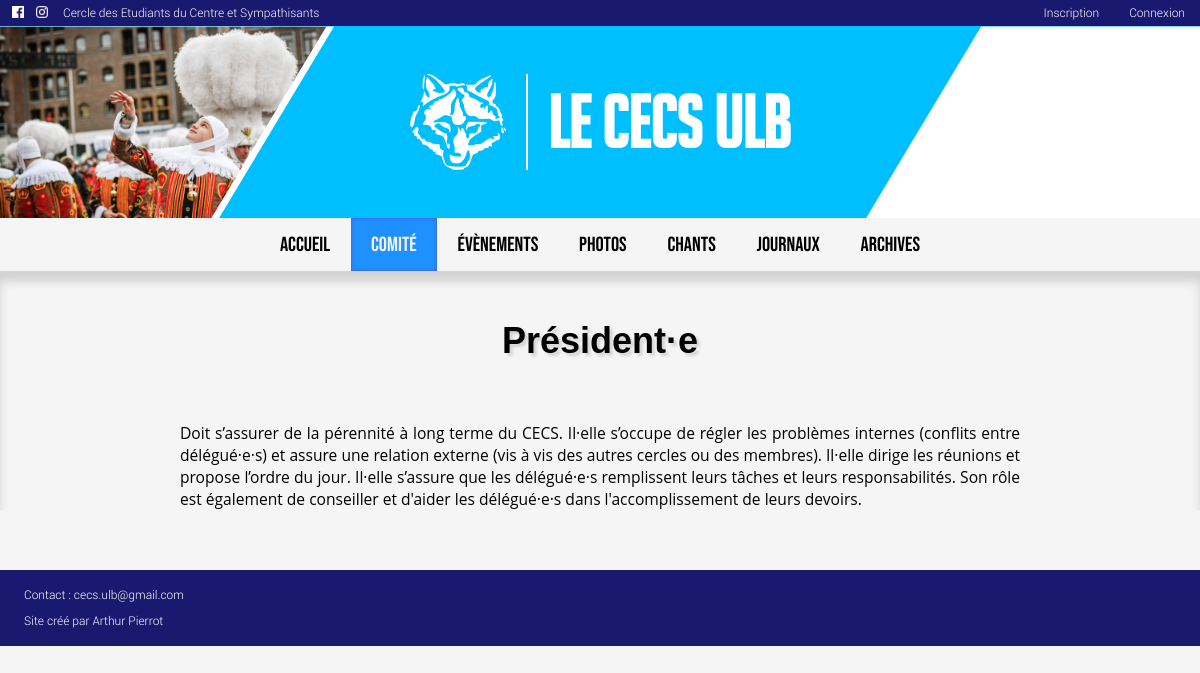
The app's page /post/19 with its own data.
### main/models.py (models this page shows, shortened)
class Post(models.Model):
	name = models.CharField(max_length=30, unique=True)
	order = models.IntegerField(default=0)
	description = models.TextField(blank=True)

### main/views.py (the view)
# urls.py: path('post/<int:pk>', views.PostView.as_view(), name='post'),
class PostView(generic.DetailView):
	model = Post
	template_name = 'main/post.html'
	def get_queryset(self):
		return Post.objects.all()

### main/templates/main/post.html (shortened to what this page needs)
{% extends "main/comite.html" %}
{% load static %}
{% block navbar %}{{ block.super }}{% endblock %}
{% block content %}
    <div class="post">
        {% if post %}
            <h2>{{ post.name }}</h2>
            <p>{{ post.description|linebreaks }}</p>
        {% endif %}
    </div>
{% endblock %}

### main/static/main/style.css (style rules this page uses)
:root { --title-text-color: white; --title-bg-color: deepskyblue; --header-text-color: white; --header-bg-color: midnightblue; --last-event-text-color: dodgerblue; --last-event-bg-color: whitesmoke; --last-event-shadow-color: lightgrey; --incoming-event-text-color: whitesmoke; --incoming-event-bg-color: dodgerblue; --incoming-event-shadow-color: royalblue; --comite-text-color: dodgerblue; --comite-bg-color: whitesmoke; --comite-shadow-color: lightgrey; --comite-bureau-text-color: whitesmoke; --comite-bureau-bg-color: dodgerblue; --comite-bureau-shadow-color: royalblue; --album-text-color: dodgerblue; --album-bg-color: whitesmoke; --album-shadow-color: lightgrey; }
body { margin: 0; padding: 0; background-color: whitesmoke; text-align: center; }
h2 { margin: 0; position: relative; padding-top: 4vw; text-align: center; font-family: "LEMONMILK-Regular", sans-serif; font-size: 3vw; }
h2:after { content: ""; position: absolute; top: 110%; left: 50%; width: 100px; border-radius: 4px; transform: translateX(-50%); }
.post { box-shadow: inset 0 10px 10px var(--comite-shadow-color); margin-bottom: 5vw; }
.post h2 { text-shadow: 3px 3px 3px lightgrey; margin-bottom: 5vw; }
.post p { padding-left: 15vw; padding-right: 15vw; text-align: justify; text-justify: inter-word; font-size: 1.3vw; font-family: 'Open Sans', sans-serif; }

### records on screen
Post: name "Président·e", description "Doit s’assurer de la pérennité à long terme du CECS. Il·elle s’occupe de régler les problèmes internes (conflits entre délégué·e·s) et assure une relation externe (vis à vis des autres cercles ou des membres). Il·elle dirige les réunions et propose l’ordre du jour. Il·elle s’assure que les délégué·e·s remplissent leurs tâches et leurs responsabilités. Son rôle est également de conseiller et d'aider les délégué·e·s dans l'accomplissement de leurs devoirs."
